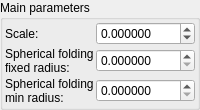
    <widget class="QGroupBox" name="groupBox">
     <property name="title">
      <string>Main parameters</string>
     </property>
     <layout class="QVBoxLayout" name="verticalLayout_2" stretch="0">
      <property name="spacing">
       <number>2</number>
      </property>
      <property name="leftMargin">
       <number>2</number>
      </property>
      <property name="topMargin">
       <number>2</number>
      </property>
      <property name="rightMargin">
       <number>2</number>
      </property>
      <property name="bottomMargin">
       <number>2</number>
      </property>
      <item>
       <layout class="QGridLayout" name="gridLayout" columnstretch="0,1">
        <property name="spacing">
         <number>2</number>
        </property>
        <item row="0" column="0">
         <widget class="QLabel" name="label_7">
          <property name="text">
           <string>Scale:</string>
          </property>
         </widget>
        </item>
        <item row="2" column="0">
         <widget class="QLabel" name="label_11">
          <property name="text">
           <string>Spherical folding
min radius:</string>
          </property>
         </widget>
        </item>
        <item row="2" column="1">
         <widget class="MyDoubleSpinBox" name="spinbox_mandelbox_folding_min_radius">
          <property name="sizePolicy">
           <sizepolicy hsizetype="Minimum" vsizetype="Maximum">
            <horstretch>0</horstretch>
            <verstretch>0</verstretch>
           </sizepolicy>
          </property>
          <property name="prefix">
           <string/>
          </property>
          <property name="suffix">
           <string/>
          </property>
          <property name="decimals">
           <number>6</number>
          </property>
          <property name="minimum">
           <double>0.000000000000000</double>
          </property>
          <property name="maximum">
           <double>99.998999999999995</double>
          </property>
          <property name="singleStep">
           <double>0.010000000000000</double>
          </property>
         </widget>
        </item>
        <item row="1" column="0">
         <widget class="QLabel" name="label_10">
          <property name="text">
           <string>Spherical folding
fixed radius:</string>
          </property>
         </widget>
        </item>
        <item row="1" column="1">
         <widget class="MyDoubleSpinBox" name="spinbox_mandelbox_folding_fixed_radius">
          <property name="sizePolicy">
           <sizepolicy hsizetype="Minimum" vsizetype="Maximum">
            <horstretch>0</horstretch>
            <verstretch>0</verstretch>
           </sizepolicy>
          </property>
          <property name="prefix">
           <string/>
          </property>
          <property name="suffix">
           <string/>
          </property>
          <property name="decimals">
           <number>6</number>
          </property>
          <property name="minimum">
           <double>0.000000000000000</double>
          </property>
          <property name="maximum">
           <double>99.998999999999995</double>
          </property>
          <property name="singleStep">
           <double>0.100000000000000</double>
          </property>
         </widget>
        </item>
        <item row="0" column="1">
         <widget class="MyDoubleSpinBox" name="spinbox_mandelbox_scale">
          <property name="sizePolicy">
           <sizepolicy hsizetype="Minimum" vsizetype="Maximum">
            <horstretch>0</horstretch>
            <verstretch>0</verstretch>
           </sizepolicy>
          </property>
          <property name="prefix">
           <string/>
          </property>
          <property name="suffix">
           <string/>
          </property>
          <property name="decimals">
           <number>6</number>
          </property>
          <property name="minimum">
           <double>-99.998999999999995</double>
          </property>
          <property name="maximum">
           <double>99.998999999999995</double>
          </property>
          <property name="singleStep">
           <double>0.010000000000000</double>
          </property>
         </widget>
        </item>
       </layout>
      </item>
     </layout>
    </widget>
